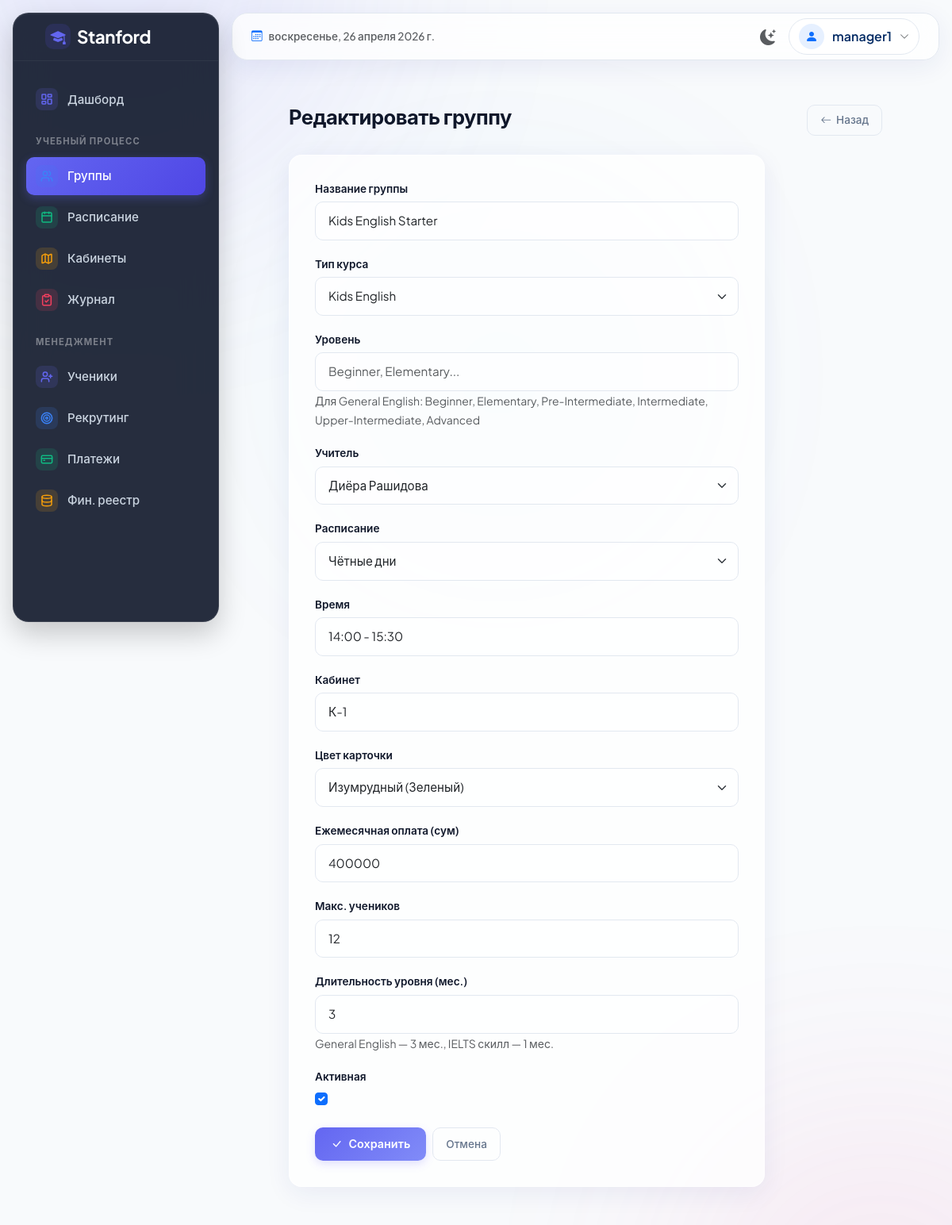
The app's page /groups/7/edit/ (signed in) with its own data.
### apps/groups/models.py (models this page shows, shortened)
class Group(models.Model):
    name = models.CharField('Название группы', max_length=200)
    course_type = models.CharField(
        'Тип курса',
        max_length=20,
        choices=CourseType.choices,
        default=CourseType.GENERAL_ENGLISH
    )
    level = models.CharField(
        'Уровень',
        max_length=100,
        blank=True,
        help_text='Для General English: Beginner, Elementary, Pre-Intermediate, Intermediate, Upper-Intermediate, Advanced'
    )
    teacher = models.ForeignKey(
        'teachers.Teacher',
        on_delete=models.SET_NULL,
        null=True,
        blank=True,
        related_name='groups',
        verbose_name='Учитель'
    )
    schedule_type = models.CharField(
        'Расписание',
        max_length=4,
        choices=ScheduleType.choices,
        default=ScheduleType.EVEN
    )
    time_slot = models.CharField('Время', max_length=50, blank=True)
    room = models.CharField('Кабинет', max_length=50, blank=True)
    monthly_fee = models.DecimalField(
        'Ежемесячная оплата (сум)',
        max_digits=12,
        decimal_places=0,
        default=400000
    )
    max_students = models.PositiveIntegerField(
        'Макс. учеников',
        default=12,
        validators=[MinValueValidator(1), MaxValueValidator(30)]
    )
    duration_months = models.PositiveIntegerField(
        'Длительность уровня (мес.)',
        default=3,
        help_text='General English — 3 мес., IELTS скилл — 1 мес.'
    )
    color = models.CharField(
        'Цвет карточки',
        max_length=20,
        choices=GroupColor.choices,
        default=GroupColor.EMERALD
    )
    is_active = models.BooleanField('Активная', default=True)
    created_at = models.DateTimeField('Дата создания', auto_now_add=True)
    class Meta:
        verbose_name = 'Группа'
        verbose_name_plural = 'Группы'
        ordering = ['name']

### apps/groups/views.py (the view, shortened to what this page needs)
# urls.py: path('<int:pk>/edit/', views.GroupUpdateView.as_view(), name='edit'),
class GroupUpdateView(LoginRequiredMixin, UpdateView):
    model = Group
    form_class = GroupForm
    template_name = 'groups/group_form.html'
    def render_to_response(self, context, **response_kwargs):
        if 'HX-Request' in self.request.headers:
            context['modal_title'] = 'Редактировать группу'
            return super().render_to_response(context, **response_kwargs)
        return super().render_to_response(context, **response_kwargs)
    def get_template_names(self):
        if 'HX-Request' in self.request.headers:
            return ['includes/modal_form.html']
        return [self.template_name]

### apps/teachers/models.py (called while the page is built)
    def __str__(self):
        return self.name

### templates/groups/group_form.html (shortened to what this page needs)
{% extends 'base.html' %}
{% block content %}
<div class="page-header">
    <h1 class="page-title">{% if form.instance.pk %}Редактировать группу{% else %}Создать группу{% endif %}</h1>
    <a href="{% url 'groups:list' %}" class="btn-outline-custom"><i class="bi bi-arrow-left"></i> Назад</a>
</div>
<div class="form-card">
    <form method="post">
        {% for field in form %}
        <div class="form-group">
            <label for="{{ field.id_for_label }}">{{ field.label }}</label>
            {{ field }}
            {% if field.help_text %}<small class="text-muted">{{ field.help_text }}</small>{% endif %}
        </div>
        {% endfor %}
        <div class="d-flex gap-2 mt-4">
            <button type="submit" class="btn-primary-custom"><i class="bi bi-check-lg"></i> Сохранить</button>
            <a href="{% url 'groups:list' %}" class="btn-outline-custom">Отмена</a>
        </div>
    </form>
</div>
{% endblock %}

### templates/base.html (shortened to what this page needs)
{% load static %}
<!DOCTYPE html>
<html lang="ru" data-bs-theme="light">
<head>
    <link href="https://cdn.jsdelivr.net/npm/bootstrap@5.3.3/dist/css/bootstrap.min.css" rel="stylesheet">
    <link href="https://cdn.jsdelivr.net/npm/bootstrap-icons@1.11.3/font/bootstrap-icons.min.css" rel="stylesheet">
    <link href="{% static 'css/style.css' %}" rel="stylesheet">
</head>
<body class="bg-body-custom">
    <div class="main-bg-orb orb-2"></div>
    <div class="main-bg-orb orb-3"></div>
    <div class="app-container">
        <aside class="sidebar" id="sidebar">
            <div class="sidebar-brand-area brand-area">
                <a href="{% url 'dashboard' %}" class="d-flex align-items-center gap-2 text-decoration-none px-3">
                    <div class="brand-icon" style="width:32px;height:32px;font-size:1.2rem;">
                        <i class="bi bi-mortarboard-fill"></i>
                    </div>
                    <span class="sidebar-brand-text">Stanford</span>
                </a>
            </div>
            <div class="sidebar-menu">
                <a href="{% url 'dashboard' %}" class="sidebar-link {% if request.path == '/' or '/dashboard/' in request.path %}active{% endif %}">
                    <div class="icon-pill-colored sm pill-indigo">
                        <i data-lucide="layout-dashboard"></i>
                    </div>
                    <span>Дашборд</span>
                </a>
                {% if request.user.is_superuser or request.user.manager or request.user.teacher %}
                <div class="sidebar-heading">Учебный процесс</div>
                <a href="{% url 'groups:list' %}" class="sidebar-link {% if '/groups/' in request.path and 'schedule' not in request.path %}active{% endif %}">
                    <div class="icon-pill-colored sm pill-blue">
                        <i data-lucide="users"></i>
                    </div>
                    <span>Группы</span>
                </a>
                <a href="{% url 'groups:schedule' %}" class="sidebar-link {% if '/groups/schedule' in request.path %}active{% endif %}">
                    <div class="icon-pill-colored sm pill-emerald">
                        <i data-lucide="calendar"></i>
                    </div>
                    <span>Расписание</span>
                </a>
                <a href="{% url 'groups:room_occupancy' %}" class="sidebar-link {% if '/groups/rooms' in request.path %}active{% endif %}">
                    <div class="icon-pill-colored sm pill-amber">
                        <i data-lucide="map"></i>
                    </div>
                    <span>Кабинеты</span>
                </a>
                <a href="{% url 'attendance:mark' %}" class="sidebar-link {% if '/attendance/' in request.path %}active{% endif %}">
                    <div class="icon-pill-colored sm pill-rose">
                        <i data-lucide="clipboard-check"></i>
                    </div>
                    <span>Журнал</span>
                </a>
                {% endif %}
                {% if request.user.is_superuser or request.user.manager %}
                <div class="sidebar-heading">Менеджмент</div>
                <a href="{% url 'students:list' %}" class="sidebar-link {% if '/students/' in request.path %}active{% endif %}">
                    <div class="icon-pill-colored sm pill-indigo">
                        <i data-lucide="user-plus"></i>
                    </div>
                    <span>Ученики</span>
                </a>
                <a href="{% url 'managers:recruit' %}" class="sidebar-link {% if '/managers/recruit' in request.path %}active{% endif %}">
                    <div class="icon-pill-colored sm pill-blue">
                        <i data-lucide="target"></i>
                    </div>
                    <span>Рекрутинг</span>
                </a>
                <a href="{% url 'payments:list' %}" class="sidebar-link {% if '/payments/' in request.path and 'finance' not in request.path %}active{% endif %}">
                    <div class="icon-pill-colored sm pill-emerald">
                        <i data-lucide="credit-card"></i>
                    </div>
                    <span>Платежи</span>
                </a>
                <a href="{% url 'payments:finance' %}" class="sidebar-link {% if '/payments/finance' in request.path %}active{% endif %}">
                    <div class="icon-pill-colored sm pill-amber">
                        <i data-lucide="database"></i>
                    </div>
                    <span>Фин. реестр</span>
                </a>
                {% endif %}
            </div>
        </aside>
        <main class="main-wrapper">
            <header class="top-header">
                <div class="d-flex align-items-center gap-3">
                    <div class="d-none d-md-flex align-items-center text-muted fw-medium" style="font-size: 0.85rem">
                        <i class="bi bi-calendar3 me-2 text-primary"></i><span id="currentDate"></span>
                    </div>
                </div>
                <div class="d-flex align-items-center gap-3">
                    <button class="btn btn-link text-muted p-0 m-0 border-0" id="themeToggle" title="Переключить тему">
                        <i class="bi bi-moon-stars-fill fs-5" id="themeIcon"></i>
                    </button>
                    {% if user.is_authenticated %}
                    <div class="dropdown">
                        <div class="user-profile-btn" data-bs-toggle="dropdown" aria-expanded="false">
                            <div class="rounded-circle bg-primary bg-opacity-10 d-flex align-items-center justify-content-center text-primary" style="width: 32px; height: 32px;">
                                <i class="bi bi-person-fill"></i>
                            </div>
                            <span class="fw-semibold text-primary-emphasis d-none d-sm-block fs-7">{{ user.username }}</span>
                            <i class="bi bi-chevron-down text-muted" style="font-size: 0.75rem;"></i>
                        </div>
                    </div>
                    {% endif %}
                </div>
            </header>
            <div class="main-content-fluid flex-grow-1 position-relative p-2 p-lg-4 page-entry-animate">
        <div class="container-fluid px-lg-5 px-3 py-4">
            {% block content %}{% endblock %}
        </div>
        </div>
        </main>
    </div>
</body>
</html>

### templates/base.html (style rules this page uses)
.page-entry-animate { animation: pageEntry 0.4s cubic-bezier(0.16, 1, 0.3, 1) forwards; }

### records on screen
Group: form "Kids English Starter" "Kids English" "Диёра Рашидова" "Чётные дни" "14:00 - 15:30" "К-1" "Изумрудный (Зеленый)" "400000" "12" "3" "☑"

### other values on screen
{{ user.username }} "manager1"
{{ field.label }} "Название группы" "Тип курса" "Уровень" "Учитель" "Расписание" "Время" "Кабинет" "Цвет карточки" "Ежемесячная оплата (сум)" "Макс. учеников" "Длительность уровня (мес.)" "Активная"
{{ field.help_text }} "Для General English: Beginner, Elementary, Pre-Intermediate, Intermediate, Upper-Intermediate, Advanced" "General English — 3 мес., IELTS скилл — 1 мес."
